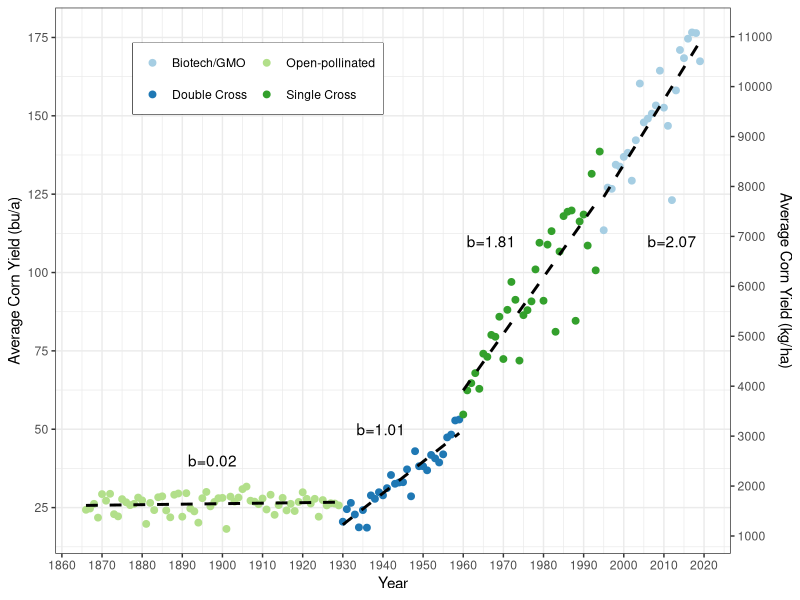
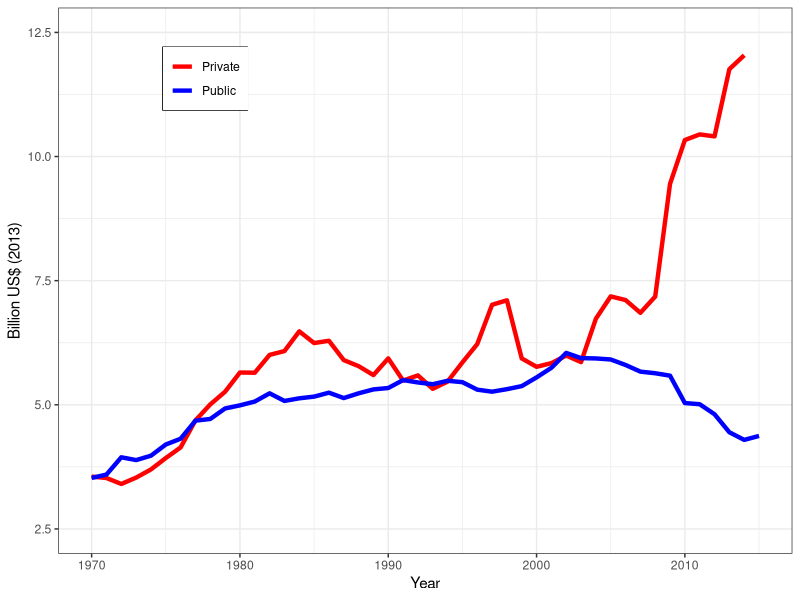

Reproduce these figures in R, in order.
library(tidyverse)
library(readxl)
library(grid)
library(gridExtra)


# Analysis of average US corn yields --------------------------------------
d_yield <- read_csv("USDA_yields.csv") %>%
  select(Year, Value) %>%
  arrange(Year) %>%
  mutate(Era = if_else(Year < 1930, "Open-pollinated", 
                       if_else(Year < 1960, "Double Cross", 
                               if_else(Year < 1995, "Single Cross", "Biotech/GMO"))))

trends <- d_yield %>%
  group_by(Era) %>%
  group_modify(~ {
    model <- lm(Value ~ Year, data = .x)
    tibble(YearStart = min(.x$Year), 
           YearEnd = max(.x$Year), 
           ValueStart = predict(model, data.frame(Year = YearStart)), 
           ValueEnd = predict(model, data.frame(Year = YearEnd)), 
           Rate = coef(model)[2])
  }) %>%
  ungroup() %>%
  mutate(Rate = paste0("b=", round(Rate, 2)),
         YearMid = (YearStart + YearEnd)/2 + c(5, -5, 0, -10), 
         Y = c(110, 50, 40, 110))

pA <- ggplot(d_yield, aes(x = Year, y = Value)) + theme_bw() + 
  geom_point(aes(colour = Era), size = 2) + 
  geom_segment(aes(x = YearStart, xend = YearEnd, y = ValueStart, yend = ValueEnd), 
               data = trends, linetype = 2, size = 1) + 
  geom_text(aes(x = YearMid, y = Y, label = Rate), data = trends) + 
  scale_colour_brewer(type = "qual", palette = "Paired") + 
  scale_x_continuous(breaks = seq(1860, 2020, 10)) + 
  scale_y_continuous(breaks = seq(0, 200, 25), 
                     sec.axis = sec_axis(trans = ~ .*62.77, 
                                         name = "Average Corn Yield (kg/ha)", 
                                         breaks = seq(0, 11000, 1000))) + 
  labs(x = "Year", y = "Average Corn Yield (bu/a)") + 
  guides(colour = guide_legend(direction = "horizontal", nrow = 2)) + 
  theme(legend.position = c(0.3, 0.87), 
        legend.title = element_blank(), 
        # legend.background = element_blank(),
        legend.box.background = element_rect(colour = "black"))


# Summary of agricultural R&D spending ------------------------------------
d_spend <- read_xls("agresearchfunding2015.xls", skip = 1L) %>%
  select(Year, `Public Ag R&D (billion 2013$)`, `Private Food & Ag  R&D (billion 2013$)`) %>%
  rename(Public = `Public Ag R&D (billion 2013$)`, 
         Private = `Private Food & Ag  R&D (billion 2013$)`) %>%
  mutate(Year = as.integer(Year)) %>%
  filter(!is.na(Year)) %>%
  pivot_longer(-Year, names_to = "Sector", values_to = "Spending")

pB <- ggplot(d_spend, aes(x = Year, y = Spending)) + theme_bw() + 
  geom_line(aes(colour = Sector), size = 1.5) + 
  scale_y_continuous(breaks = seq(2.5, 12.5, 2.5), limits = c(2.5, 12.5)) + 
  scale_colour_manual(values = c("Public" = "blue", "Private" = "red")) + 
  labs(x = "Year", y = "Billion US$ (2013)") + 
  theme(legend.position = c(0.2, 0.87), 
        legend.title = element_blank(), 
        # legend.background = element_blank(), 
        legend.box.background = element_rect(colour = "black"))


# Assemble the final figure -----------------------------------------------
lay <- matrix(c(1, 1, 2), nrow = 1)
grob1 <- grobTree(ggplotGrob(pA), 
                  textGrob("A", x = unit(0.03, "npc"), y = unit(0.975, "npc"), 
                           hjust = "left", vjust = "top", 
                           gp = gpar(fontface = "bold", fontsize = 14)))
grob2 <- grobTree(ggplotGrob(pB), 
                  textGrob("B", x = unit(0.03, "npc"), y = unit(0.975, "npc"), 
                           hjust = "left", vjust = "top", 
                           gp = gpar(fontface = "bold", fontsize = 14)))
g <- arrangeGrob(grob1, grob2, layout_matrix = lay)
ggsave("figure1.pdf", g, width = 9, height = 4, units = "in", dpi = 300)
